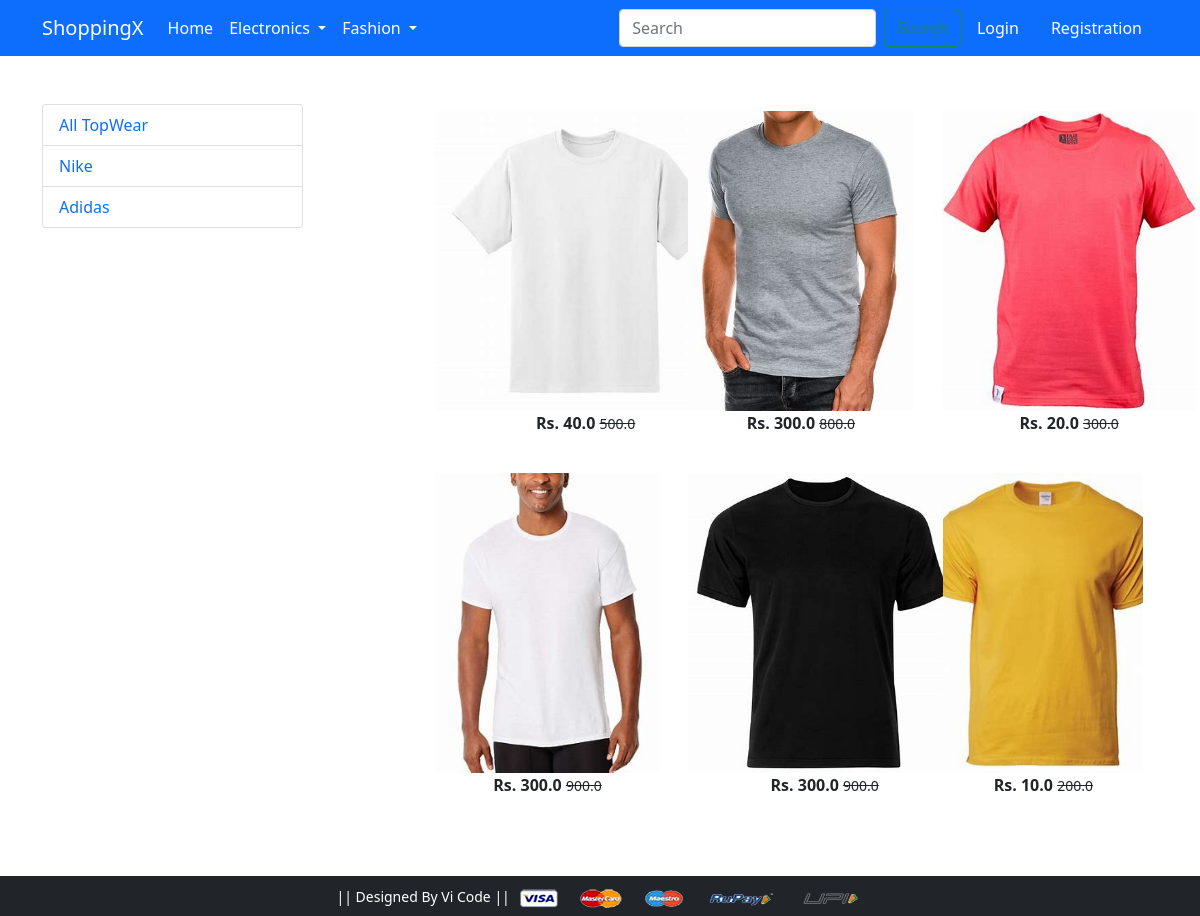
Screenshot of /topwear/ with the database file from the repository.
### app/models.py (models this page shows, shortened)
class Product(models.Model):
    title = models.CharField(max_length=100)
    selling_price = models.FloatField()
    discounted_price = models.FloatField()
    description = models.TextField()
    brand = models.CharField(max_length=100)
    category = models.CharField(choices=CATEGORY_CHOICES, max_length=2)
    product_image = models.ImageField(upload_to='productimg')

### app/views.py (the view)
# urls.py: path('topwear/', views.topwear, name='topwear'),
def topwear(request, data=None):
 if data == None:
  topwears = Product.objects.filter(category='TW')
 elif data == 'nike' or data == 'adidas':
  topwears = Product.objects.filter(category='TW').filter(brand=data)
 return render(request, 'app/topwear.html',{'topwears' : topwears})

### app/templates/app/topwear.html (shortened to what this page needs)
{% extends 'app/base.html' %}
{% load static %}
{% block main-content %}
<div class="container my-5">
 <div class="row">
  <div class="col-sm-3">
    <div class="list-group">
        <a href="{% url 'topwear'%}" class="list-group-item
        list-gruop-item-action" aria-current="true">All TopWear</a>
        <a href="{% url 'topweardata' 'nike' %}"
        class="list-group-item list-gruop-item-action"area-current="true">Nike</a>
        <a href="{% url 'topweardata' 'adidas' %}"
        class="list-group-item list-gruop-item-action">Adidas</a>
    </div>
  </div>
  <div class="col-sm-8 offset-sm-1">
    <div class="row">
      {% for product in topwears %}
      <div class="col-sm-4 text-center mb-4">
        <a href="{% url 'product-detail' product.id %}" class="btn">
          <div class="item">
            <img src="{{product.product_image.url}}" alt="" height="300" class="">
            <div class="fw-bold">Rs. {{product.discounted_price}}
            <small class="fw-light text-decoration-line-through">{{product.selling_price}}</small>
            </div>
          </div>
        </a>
      </div>
      {% endfor %}
    </div>
  </div>
 </div>
</div>
{% endblock main-content %}

### rows the page displays
Product: product_image (picture), discounted_price "40.0", selling_price "500.0"
Product: product_image (picture), discounted_price "300.0", selling_price "800.0"
Product: product_image (picture), discounted_price "20.0", selling_price "300.0"
Product: product_image (picture), discounted_price "300.0", selling_price "900.0"
Product: product_image (picture), discounted_price "300.0", selling_price "900.0"
Product: product_image (picture), discounted_price "10.0", selling_price "200.0"
